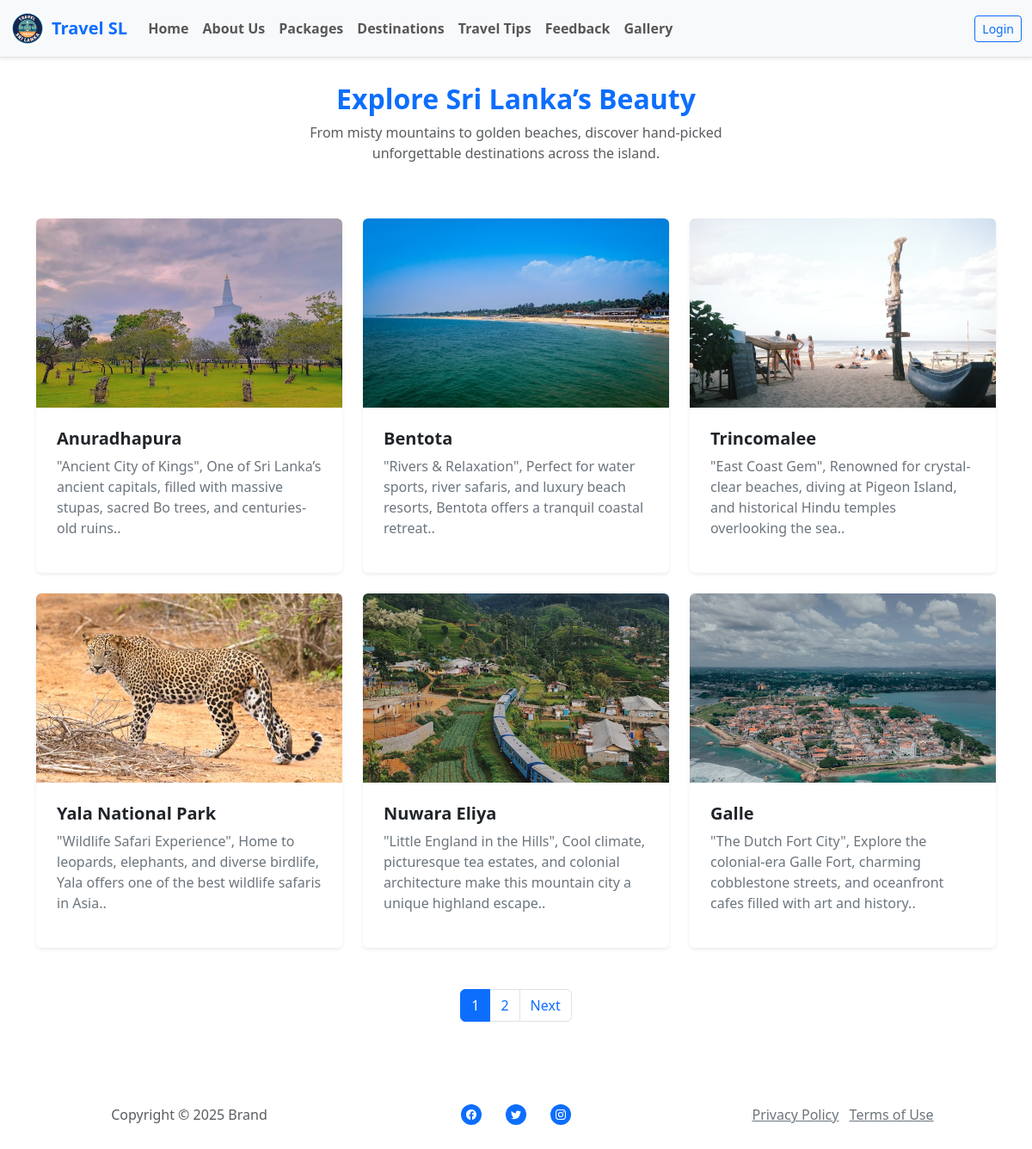
The app's page /index.php?controller=Destinations&action=index with its own data.
### tables this page shows
CREATE TABLE `destinations` (
  `destination_id` int(11) NOT NULL,
  `name` varchar(150) NOT NULL,
  `image_path` varchar(255) NOT NULL,
  `tagline` text DEFAULT NULL,
  `description` text DEFAULT NULL,
  `status` enum('active','inactive') DEFAULT 'active',
  `entered_by` varchar(10) DEFAULT NULL,
  `created_at` timestamp NOT NULL DEFAULT current_timestamp(),
  `updated_at` timestamp NOT NULL DEFAULT current_timestamp() ON UPDATE current_timestamp()
);

### controllers/DestinationsController.php (called while the page is built, shortened)
<?php
require_once 'models/Destination.php';
class DestinationsController
{
    public function index()
    {
        $pkg_Model = new Destination();
        $limit = 6;
        $page = isset($_GET['page']) ? (int)$_GET['page'] : 1;
        $offset = ($page - 1) * $limit;
        $Get_dest = $pkg_Model->get_dest_paginated($limit, $offset);
        $total_dest = $pkg_Model->destinations_count();
        $totalPages = ceil($total_dest / $limit);
        require_once 'views/header.php';
        require_once 'views/destinations/Destinations.php';
        require_once 'views/footer.php';
    }
}

### models/Destination.php (called while the page is built, shortened)
<?php
require_once 'config/config.php';
class Destination
{
    private $pdo;
    public function __construct()
    {
        global $pdo;
        $this->pdo = $pdo;
    }
    public function get_dest_paginated($limit, $offset)
    {
        $stmt = $this->pdo->prepare("SELECT * FROM destinations where status= 'active' ORDER BY destination_id DESC LIMIT :limit OFFSET :offset");
        $stmt->bindValue(':limit', (int)$limit, PDO::PARAM_INT);
        $stmt->bindValue(':offset', (int)$offset, PDO::PARAM_INT);
        $stmt->execute();
        return $stmt->fetchAll(PDO::FETCH_ASSOC);
    }
    public function destinations_count()
    {
        $stmt = $this->pdo->prepare("SELECT COUNT(*) FROM destinations");
        $stmt->execute();
        return $stmt->fetchColumn();
    }
}

### views/destinations/Destinations.php (the view, shortened to what this page needs)
<div class="container py-5" data-aos="zoom-in-up" data-aos-delay="300">
    <div class="row mb-5">
        <div class="col-md-8 col-xl-6 text-center mx-auto">
            <h2 class="fw-bold text-primary">Explore Sri Lanka’s Beauty</h2>
            <p class="text-muted">From misty mountains to golden beaches, discover hand-picked unforgettable destinations across the island.</p>
        </div>
    </div>
    <div class="row gy-4 row-cols-1 row-cols-md-2 row-cols-xl-3">
        <?php if (!empty($Get_dest)) : ?>
            <?php foreach ($Get_dest as $dest) : ?>
                <div class="col">
                    <div class="card border-0 shadow-sm h-100">
                        <img class="card-img-top rounded-top img-fluid w-100" style="height: 220px; object-fit: cover;" src="public/img/destinations/<?php echo htmlspecialchars($dest['image_path']); ?>" alt="<?php echo htmlspecialchars($dest['name']); ?>">
                        <div class="card-body d-flex flex-column p-4">
                            <h5 class="fw-bold text-dark"><?php echo htmlspecialchars($dest['name']); ?></h5>
                            <p class="text-secondary flex-grow-1"><?php echo htmlspecialchars($dest['tagline']); ?>.</p>
                        </div>
                    </div>
                </div>
            <?php endforeach; ?>
        <?php else : ?>
            <div class="text-center">
                <h6>No Destinations Found!</h6>
            </div>
        <?php endif; ?>
    </div>
    <?php if ($totalPages > 1): ?>
        <nav aria-label="Page navigation example" class="mt-5">
            <ul class="pagination justify-content-center">
                <?php for ($i = 1; $i <= $totalPages; $i++): ?>
                    <li class="page-item <?php echo ($i == $page) ? 'active' : ''; ?>">
                        <a class="page-link" href="index.php?controller=destinations&action=index&page=<?php echo $i; ?>"><?php echo $i; ?></a>
                    </li>
                <?php endfor; ?>
                <?php if ($page < $totalPages): ?>
                    <li class="page-item">
                        <a class="page-link" href="index.php?controller=destinations&action=index&page=<?php echo $page + 1; ?>">Next</a>
                    </li>
                <?php endif; ?>
            </ul>
        </nav>
    <?php endif; ?>
</div>

### public/css/star_rating.css (style rules this page uses)
:root { --gl-star-color: #fdd835; --gl-star-color-inactive: #dcdce6; --gl-star-empty: url('../img/star-empty.svg'); --gl-star-full: url('../img/star-full.svg'); --gl-star-size: 24px; --gl-tooltip-background: rgba(17,17,17, .9); --gl-tooltip-border-radius: 4px; --gl-tooltip-color: #fff; --gl-tooltip-font-size: 0.875rem; --gl-tooltip-font-weight: 400; --gl-tooltip-line-height: 1; --gl-tooltip-margin: 12px; --gl-tooltip-padding: .5em 1em; }

### records on screen
destinations: image_path (picture), name "Anuradhapura", tagline "\"Ancient City of Kings\", One of Sri Lanka’s ancient capitals, filled with massive stupas, sacred Bo trees, and centuries-old ruins."
destinations: image_path (picture), name "Bentota", tagline "\"Rivers & Relaxation\", Perfect for water sports, river safaris, and luxury beach resorts, Bentota offers a tranquil coastal retreat."
destinations: image_path (picture), name "Trincomalee", tagline "\"East Coast Gem\", Renowned for crystal-clear beaches, diving at Pigeon Island, and historical Hindu temples overlooking the sea."
destinations: image_path (picture), name "Yala National Park", tagline "\"Wildlife Safari Experience\", Home to leopards, elephants, and diverse birdlife, Yala offers one of the best wildlife safaris in Asia."
destinations: image_path (picture), name "Nuwara Eliya", tagline "\"Little England in the Hills\", Cool climate, picturesque tea estates, and colonial architecture make this mountain city a unique highland escape."
destinations: image_path (picture), name "Galle", tagline "\"The Dutch Fort City\", Explore the colonial-era Galle Fort, charming cobblestone streets, and oceanfront cafes filled with art and history."
